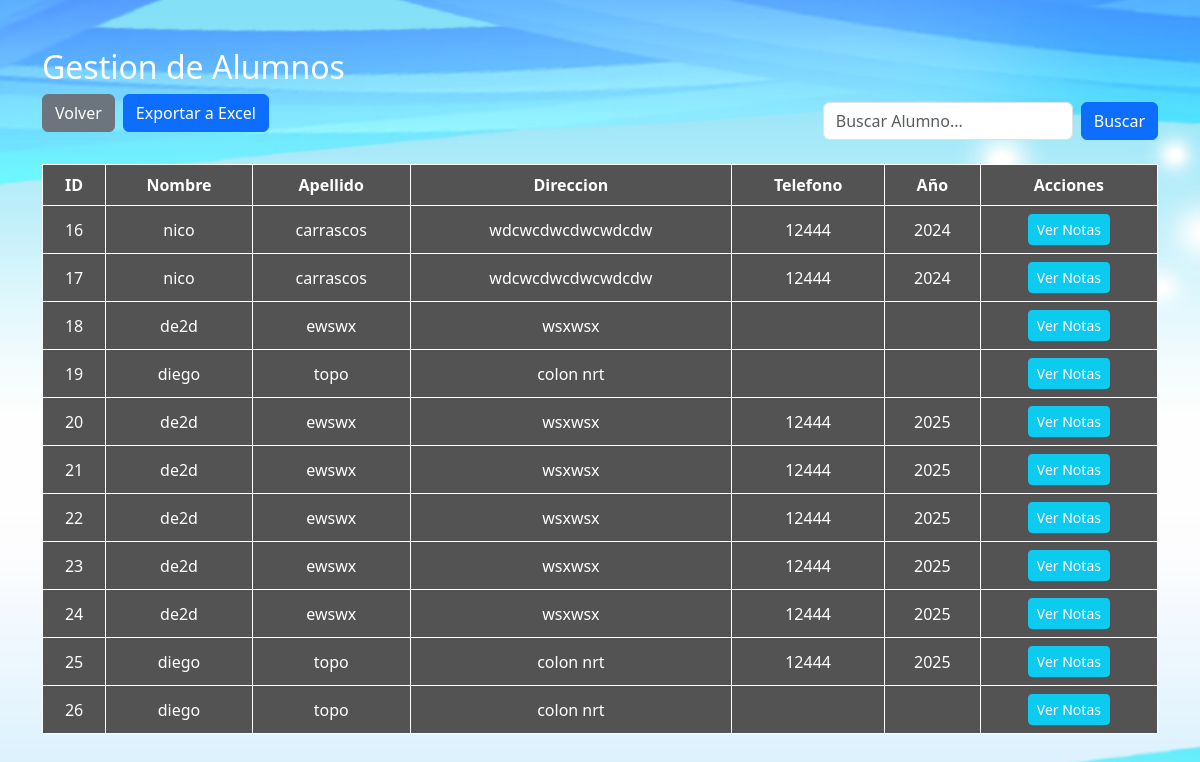
The app's page /alumnos_usuario.php with its own data.
### tables this page shows
CREATE TABLE `alumnos` (
  `id` int(11) NOT NULL,
  `nombre_alumno` varchar(50) DEFAULT NULL,
  `apellido_alumno` varchar(50) DEFAULT NULL,
  `asignatura` text DEFAULT NULL,
  `direccion_alumno` varchar(100) DEFAULT NULL,
  `telefono_alumno` varchar(20) DEFAULT NULL,
  `anio_escolar` varchar(20) DEFAULT NULL
);

### alumnos_usuario.php (the view, shortened to what this page needs)
<?php
include("conexion.php");
$buscar = isset($_GET['buscar']) ? $_GET['buscar'] : '';
if($buscar != ''){
    $sql = "SELECT * FROM alumnos
            WHERE id LIKE'%$buscar%'
            OR nombre_alumno LIKE '%$buscar%'
            OR apellido_alumno LIKE '%$buscar%'
            OR asignatura LIKE '%$buscar%'";
} else {
    $sql = "SELECT * FROM alumnos";
}
$resultado=mysqli_query($conexion,$sql);
?>
<!DOCTYPE html>
<html>
    <head>
    <link href="https://cdn.jsdelivr.net/npm/bootstrap@5.3.2/dist/css/bootstrap.min.css" rel="stylesheet">
</head>
<body class="container mt-5">
<H2>Gestion de Alumnos</H2>
<div class="d-flex justify-content-between align-items-center mb-3">
<div class="d-flex gap-2 mb-3">
    <a href="dashboard_usuario.php" class="btn btn-secondary">Volver</a>
    <a href="exportar_excel.php" class="btn btn-primary">Exportar a Excel</a>
</div>
    <form method="GET" class="d-flex">
        <input
            type="text"
            name="buscar"
            class="form-control me-2"
            placeholder="Buscar Alumno..."
            value="<?php echo $buscar; ?>"
        >
        <button type="submit" class="btn btn-primary">Buscar</button>
    </form>
</div>
<table class="table table-bordered">
<tr>
<th>ID </th>
<th>Nombre </th>
<th>Apellido </th>
<th>Direccion </th>
<th>Telefono </th>
<th>Año </th>
<th>Acciones </th>
<?php while($fila=mysqli_fetch_array($resultado)){ ?>
    <tr>
        <td><?php echo $fila ['id'];?></td>
        <td><?php echo $fila ['nombre_alumno'];?></td>
        <td><?php echo $fila ['apellido_alumno'];?></td>
        <td><?php echo $fila ['direccion_alumno'];?></td>
        <td><?php echo $fila ['telefono_alumno'];?></td>
        <td><?php echo $fila ['anio_escolar'];?></td>
<td>
    <a href="ver_notas_usuario.php?id=<?php echo $fila['id']; ?>" class="btn btn-info btn-sm">Ver Notas</a>
</tr>
<?php
} ?>
</table>
</body>
</html>

### alumnos_usuario.php (style rules this page uses)
body { margin: 0; height: 100vh; background-image: url("imagenes/fondo6.jpg"); background-size: cover; background-position: center; background-repeat: no-repeat; }
table { width: 100%; background-color: #000 !important; color: #fff !important; }
table th, table td { border: 1px solid #fff !important; text-align: center; vertical-align: middle; background-color: #535353 !important; color: #fff !important; }
table th { background-color: #535353 !important; }
.btn-danger, .btn-success, .btn-info, .btn-primary, .btn-secondary { color: #fff !important; }
.d-flex input[type="text"] { max-width: 250px; }
h2 { color: #ffffff; }

### records on screen
alumnos: id "16", nombre_alumno "nico", apellido_alumno "carrascos", direccion_alumno "wdcwcdwcdwcwdcdw", telefono_alumno "12444", anio_escolar "2024"
alumnos: id "17", nombre_alumno "nico", apellido_alumno "carrascos", direccion_alumno "wdcwcdwcdwcwdcdw", telefono_alumno "12444", anio_escolar "2024"
alumnos: id "18", nombre_alumno "de2d", apellido_alumno "ewswx", direccion_alumno "wsxwsx"
alumnos: id "19", nombre_alumno "diego", apellido_alumno "topo", direccion_alumno "colon nrt"
alumnos: id "20", nombre_alumno "de2d", apellido_alumno "ewswx", direccion_alumno "wsxwsx", telefono_alumno "12444", anio_escolar "2025"
alumnos: id "21", nombre_alumno "de2d", apellido_alumno "ewswx", direccion_alumno "wsxwsx", telefono_alumno "12444", anio_escolar "2025"
alumnos: id "22", nombre_alumno "de2d", apellido_alumno "ewswx", direccion_alumno "wsxwsx", telefono_alumno "12444", anio_escolar "2025"
alumnos: id "23", nombre_alumno "de2d", apellido_alumno "ewswx", direccion_alumno "wsxwsx", telefono_alumno "12444", anio_escolar "2025"
alumnos: id "24", nombre_alumno "de2d", apellido_alumno "ewswx", direccion_alumno "wsxwsx", telefono_alumno "12444", anio_escolar "2025"
alumnos: id "25", nombre_alumno "diego", apellido_alumno "topo", direccion_alumno "colon nrt", telefono_alumno "12444", anio_escolar "2025"
alumnos: id "26", nombre_alumno "diego", apellido_alumno "topo", direccion_alumno "colon nrt"
